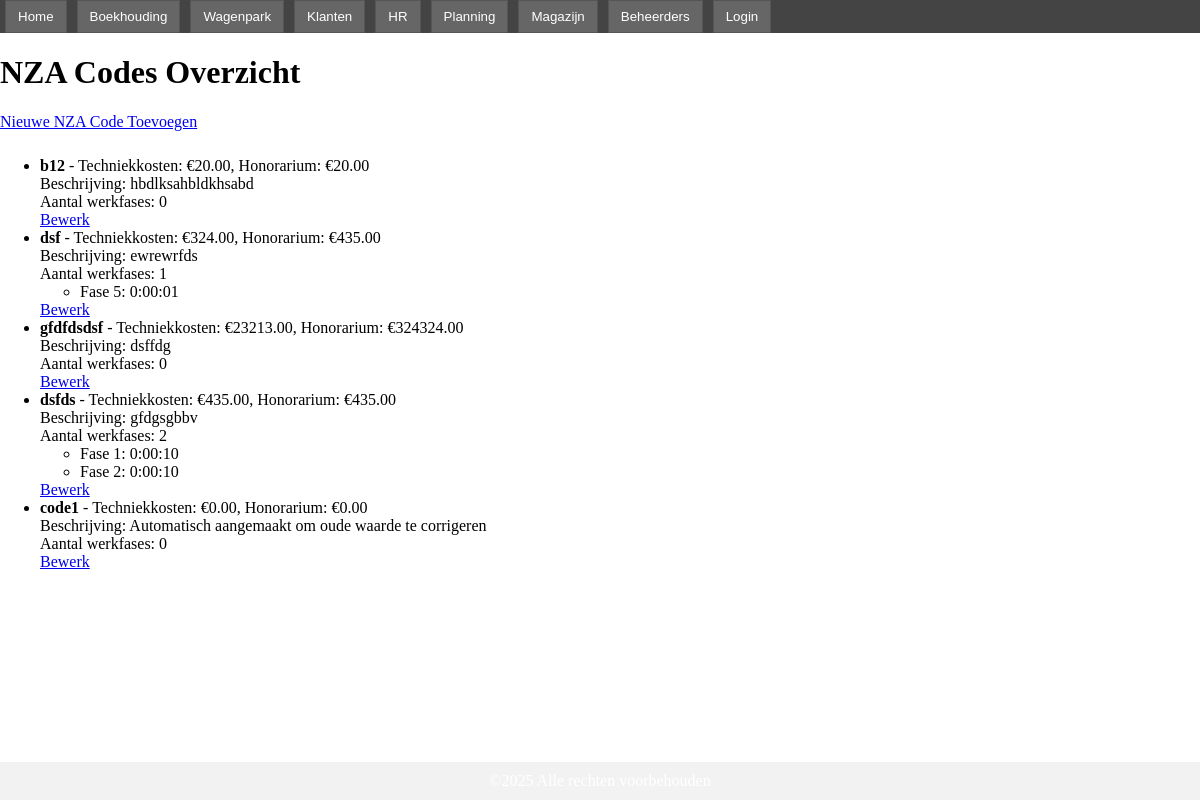
/boekhouding/tarieven/, run on an earlier commit of the app's database.
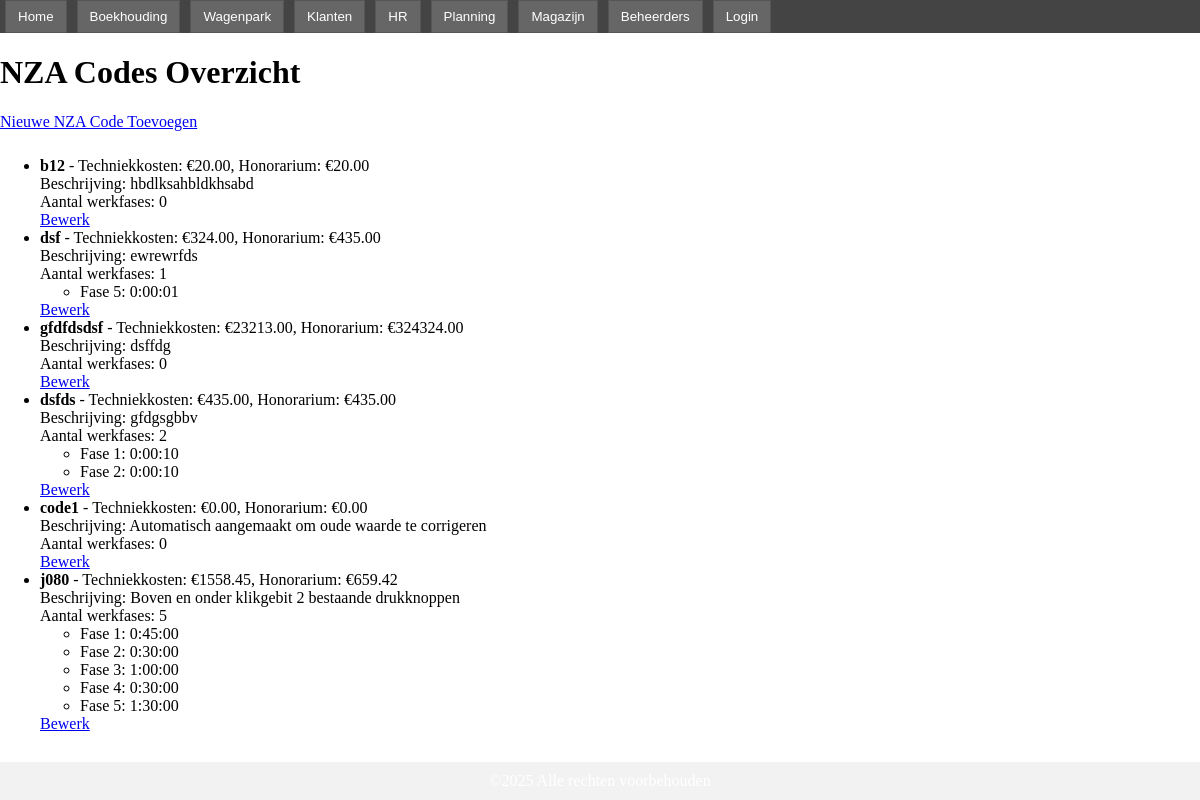
And on a later commit of the database.
### apps/boekhouding/tarieven/models.py (models this page shows, shortened)
class NZACode(models.Model):
    code = models.CharField("NZA Code", max_length=20, unique=True)
    techniekkosten = models.DecimalField("Techniekkosten", max_digits=10, decimal_places=2)
    honorarium = models.DecimalField("Honorarium", max_digits=10, decimal_places=2)
    beschrijving = models.CharField("Beschrijving", max_length=60, blank=True)

class Werkfase(models.Model):
    nza_code = models.ForeignKey(
        NZACode,
        on_delete=models.CASCADE,
        related_name='werkfases'
    )
    volgorde = models.PositiveIntegerField("Fase Volgorde", default=1)
    duur = models.DurationField("Tijdsduur", null=True, blank=True)

### apps/boekhouding/tarieven/views.py (the view)
def nza_index(request):
    codes = NZACode.objects.all()
    return render(request, 'boekhouding/tarieven/index.html', {'codes': codes})

### templates/boekhouding/tarieven/index.html (shortened to what this page needs)
{% extends 'base.html' %}
{% load static %}
{% block content %}
<h1>NZA Codes Overzicht</h1>
<a href="{% url 'nza_add' %}" style="display:inline-block; margin-bottom:10px;">Nieuwe NZA Code Toevoegen</a>
<ul>
    {% for code in codes %}
    <li>
        <strong>{{ code.code }}</strong> - Techniekkosten: €{{ code.techniekkosten }}, Honorarium: €{{ code.honorarium }}<br>
        Beschrijving: {{ code.beschrijving }}<br>
        Aantal werkfases: {{ code.werkfases.count }}<br>
        {% if code.werkfases.all %}
            <ul>
            {% for fase in code.werkfases.all %}
                <li>Fase {{ fase.volgorde }}: {{ fase.duur }}</li>
            {% endfor %}
            </ul>
        {% endif %}
        <a href="{% url 'nza_edit' code.pk %}">Bewerk</a>
    </li>
    {% empty %}
    <li>Geen NZA Codes gevonden.</li>
    {% endfor %}
</ul>
{% endblock %}

### templates/base.html (shortened to what this page needs)
<!DOCTYPE html>
<html lang="nl">
<head>
    {% load static %}
    <link rel="stylesheet" href="{% static 'css/main.css' %}">
</head>
<body>
    <div class="wrapper">
        {% include 'partials/header.html' %}
        <div class="content">
            {% block content %}{% endblock %}
        </div>
        <footer>
        </footer>
    </div>
</body>
</html>

### templates/partials/header.html (shortened to what this page needs)
<header>
  <nav>
    <ul class="main-menu">
      <li>
        <button onclick="location.href='/'" class="btn">Home</button>
      </li>
      <li class="dropdown">
        <button class="btn dropdown-btn">Boekhouding</button>
      </li>
      <li>
        <button onclick="location.href='/wagenpark/'" class="btn">Wagenpark</button>
      </li>
      <li class="dropdown">
        <button class="btn dropdown-btn">Klanten</button>
      </li>
      <li>
        <button onclick="location.href='/hr/'" class="btn">HR</button>
      </li>
      <li class="dropdown">
        <button class="btn dropdown-btn">Planning</button>
      </li>
      <li>
        <button onclick="location.href='/magazijn/'" class="btn">Magazijn</button>
      </li>
      <li>
        <button onclick="location.href='/beheerders/'" class="btn">Beheerders</button>
      </li>
      <li>
        <button onclick="location.href='/accounts/login/'" class="btn">Login</button>
      </li>
    </ul>
  </nav>
</header>

### static/css/main.css (style rules this page uses)
nav ul.main-menu { list-style: none; margin: 0; padding: 0; display: flex; background-color: #444; }
nav ul.main-menu li { position: relative; margin: 0 5px; }
nav ul.main-menu li .btn, nav ul.main-menu li button { background-color: #666; border: 1px solid #555; padding: 8px 12px; cursor: pointer; font-family: sans-serif; color: #fff; outline: none; }
footer { background-color: #0078D7; color: #FFF; padding: 10px 20px; text-align: center; }

### templates/base.html (style rules this page uses)
html, body { height: 100%; margin: 0; padding: 0; }
.wrapper { min-height: 100%; display: flex; flex-direction: column; }
.content { flex: 1; }
footer { background: #f2f2f2; text-align: center; padding: 10px; }

What changed in the data, as far as the page shows it:
added NZACode: code "j080", techniekkosten "1558.45", honorarium "659.42", beschrijving "Boven en onder klikgebit 2 bestaande drukknoppen", werkfases.count "5"
added Werkfase: volgorde "1", duur "0:45:00", shown under "j080"
added Werkfase: volgorde "2", duur "0:30:00", shown under "j080"
added Werkfase: volgorde "3", duur "1:00:00", shown under "j080"
added Werkfase: volgorde "4", duur "0:30:00", shown under "j080"
added Werkfase: volgorde "5", duur "1:30:00", shown under "j080"
